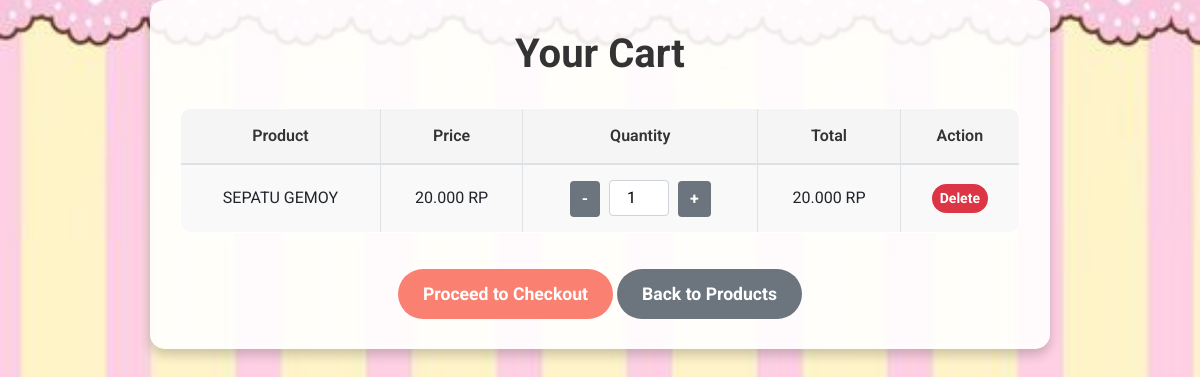
Screenshot of /Order/cart.php (signed in) with the database file from the repository.
### tables this page shows
CREATE TABLE `cart` (
  `id` int(11) NOT NULL,
  `user_id` int(11) NOT NULL,
  `product_id` int(11) NOT NULL,
  `quantity` int(11) NOT NULL,
  `created_at` timestamp NOT NULL DEFAULT current_timestamp()
);

CREATE TABLE `products` (
  `id` int(11) NOT NULL,
  `name` varchar(100) NOT NULL,
  `description` text NOT NULL,
  `price` decimal(10,2) NOT NULL,
  `image` varchar(255) NOT NULL,
  `created_at` timestamp NOT NULL DEFAULT current_timestamp()
);

### Order/cart.php (the view, shortened to what this page needs)
<?php
require '../config.php';
$cart_items = [];
if (isset($_SESSION['user_id'])) {
    $user_id = $_SESSION['user_id'];
    $sql = "SELECT cart.id, products.name, products.price, cart.quantity FROM cart
            JOIN products ON cart.product_id = products.id
            WHERE cart.user_id = ?";
    $stmt = $pdo->prepare($sql);
    $stmt->execute([$user_id]);
    $cart_items = $stmt->fetchAll();
}
?>
<!DOCTYPE html>
<html lang="en">
<head>
    <link href="https://stackpath.bootstrapcdn.com/bootstrap/4.5.2/css/bootstrap.min.css" rel="stylesheet">
</head>
<body>
    <div class="container">
        <h1>Your Cart</h1>
        <table class="table table-bordered">
            <thead>
                <tr>
                    <th>Product</th>
                    <th>Price</th>
                    <th>Quantity</th>
                    <th>Total</th>
                    <th>Action</th>
                </tr>
            </thead>
            <tbody>
                <?php if (!empty($cart_items)): ?>
                    <?php foreach ($cart_items as $item): ?>
                        <tr>
                            <td><?php echo htmlspecialchars($item['name']); ?></td>
                            <td><?php echo number_format($item['price'], 0, ',', '.'); ?> RP</td>
                            <td>
                                <form action="cart.php" method="POST" class="d-inline">
                                    <button type="submit" name="quantity" value="<?php echo max($item['quantity'] - 1, 1); ?>"
                                        class="btn btn-decrease btn-secondary btn-sm">-</button>
                                    <input type="number" name="quantity" value="<?php echo htmlspecialchars($item['quantity']); ?>"
                                        class="quantity-input" min="1">
                                    <button type="submit" name="quantity" value="<?php echo $item['quantity'] + 1; ?>"
                                        class="btn btn-increase btn-secondary btn-sm">+</button>
                                </form>
                            </td>
                            <td><?php echo number_format($item['price'] * $item['quantity'], 0, ',', '.'); ?> RP</td>
                            <td>
                                <a href="cart.php?action=delete&id=<?php echo htmlspecialchars($item['id']); ?>"
                                    class="btn btn-danger btn-sm">Delete</a>
                            </td>
                        </tr>
                    <?php endforeach; ?>
                <?php else: ?>
                    <tr>
                        <td colspan="5" class="text-center">Your cart is empty.</td>
                    </tr>
                <?php endif; ?>
            </tbody>
        </table>
        <div class="text-center">
            <a href="checkout.php" class="btn btn-primary btn-checkout">Proceed to Checkout</a>
            <a href="../index.php" class="btn btn-secondary">Back to Products</a>
        </div>
    </div>
</body>
</html>

### Order/cart.php (style rules this page uses)
body { background-image: url("bacgroundshop.jpg"); background-position: center; background-repeat: no-repeat; background-size: cover; height: 100vh; margin: 0; font-family: 'Roboto', sans-serif; }
.container { padding-top: 50px; max-width: 900px; margin: auto; background-color: rgba(255, 255, 255, 0.9); border-radius: 15px; padding: 30px; box-shadow: 0 6px 12px rgba(0, 0, 0, 0.2); }
h1 { font-size: 2.5rem; color: #333; margin-bottom: 30px; text-align: center; font-weight: 700; }
.table { background-color: #ffffff; border-radius: 10px; overflow: hidden; }
.table th, .table td { padding: 15px; text-align: center; vertical-align: middle; border-bottom: 1px solid #ddd; }
.table th { background-color: #f5f5f5; color: #333; font-weight: 600; }
.table tbody tr:nth-child(odd) { background-color: #f9f9f9; }
.btn-checkout, .btn-secondary { margin-top: 20px; padding: 12px 25px; font-size: 1.1rem; }
.btn-primary { background-color: #fa8072; border: none; border-radius: 30px; font-weight: 700; transition: background-color 0.3s ease; }
.btn-secondary { background-color: #6c757d; border: none; border-radius: 30px; font-weight: 700; transition: background-color 0.3s ease; }
.btn-danger { background-color: #dc3545; border: none; border-radius: 20px; font-weight: 700; transition: background-color 0.3s ease; }
.quantity-input { width: 60px; text-align: center; border-radius: 4px; border: 1px solid #ced4da; padding: 5px; margin: 0 5px; }
.btn-increase, .btn-decrease { padding: 0.375rem 0.75rem; border-radius: 4px; margin: 0; cursor: pointer; font-size: 1rem; }

### rows the page displays
cart: product.name "SEPATU GEMOY", product.price "20.000", quantity "1", $item['price'] * $item['quantity'] "20.000"
